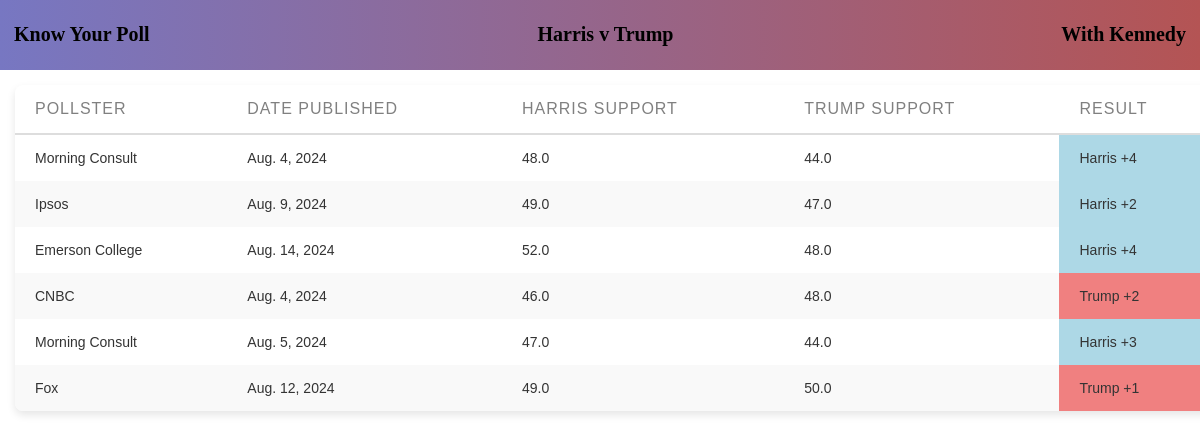
Before: / with the older database file.
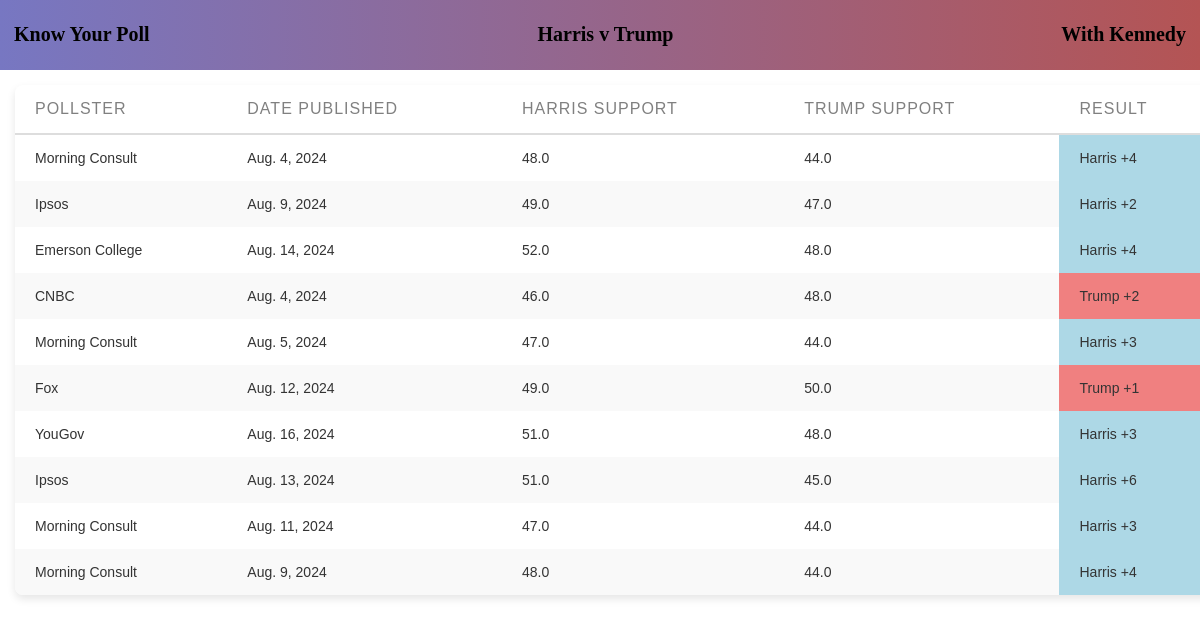
After: the same page with the newer database file.
### main/models.py (models this page shows, shortened)
class Poll(models.Model):
    harris_support = models.FloatField(null=False)
    trump_support = models.FloatField(null=False)
    third_party_support = models.FloatField(null=True, blank=True)
    region = models.CharField(null=False,max_length=50)
    date_published = models.DateField()
    link_to_poll = models.URLField(null=True)
    type_of_voters = models.CharField(max_length=50)
    number_of_respondents = models.IntegerField()
    pollster = models.ForeignKey(Pollster, on_delete=models.CASCADE,related_name="polls") #if pollster is deleted, models.CASCADE makes it so all polls by said pollster are also deleted.
    margin = models.IntegerField()

class Pollster(models.Model):
    name_of_pollster = models.CharField(max_length=75)
    info = models.TextField()
    quality_of_pollster = models.IntegerField(validators=[MinValueValidator(1), MaxValueValidator(5)])

### main/views.py (the view)
# urls.py: path("", views.Homepage.as_view(),name="home"),
class Homepage(ListView):
    template_name = "main/home_page.html"
    model = Poll
    context_object_name = "polls"
    def get_queryset(self):
        base_query = super().get_queryset()
        data = base_query.filter(third_party_support__isnull=True)
        return data

### main/templates/main/home_page.html (shortened to what this page needs)
{% extends "main/base.html" %}
{% load static %}
{% block css_styles %}
  <link rel="stylesheet" href="{% static "main/homepage.css" %}">
{% endblock %}
{% block content %}
<div class="container">
  <div id ="main-nav">
    <h1><a href="{% url "home"%}" style="text-decoration:none;">Know Your Poll</a></h1>
  </div>
  <div class="h2h">
    <h1>Harris v Trump</h1>
  </div>
  <div class="threewayrace">
    <h1><a href="{%url "threeway" %}" class="button">With Kennedy</a></h1>
  </div>
</div>
<table>
    <thead>
        <tr>
            <th>Pollster</th>
            <th>Date Published</th>
            <th>Harris Support</th>
            <th>Trump Support</th>
            <th>Result</th>
        </tr>
    </thead>
    <tbody>
        {% for poll in polls %}
        <tr>
            <td>{{ poll.pollster.name_of_pollster }}</td>
            <td>{{ poll.date_published }}</td>
            <td>{{ poll.harris_support }}</td>
            <td>{{ poll.trump_support }}</td>
            <td
                {% if poll.harris_support > poll.trump_support %}
                    style="background-color: lightblue;"
                {% elif poll.harris_support < poll.trump_support %}
                    style="background-color: lightcoral;"
                {% endif %}
            >
                {% if poll.harris_support > poll.trump_support %}
                    Harris +{{ poll.margin }}
                {% elif poll.harris_support < poll.trump_support %}
                    Trump +{{ poll.margin }}
                {% else %}
                    EVEN
                {% endif %}
            </td>
        </tr>
        {% endfor %}
    </tbody>
</table>
{% endblock %}

### main/templates/main/base.html (shortened to what this page needs)
<!DOCTYPE html>
<html lang="en">
<head>
    {%block css_styles %}{%endblock%}
</head>
<body>
    {% block content %}
    {% endblock %}
</body>
</html>

### main/static/main/homepage.css (style rules this page uses)
html { margin:0; padding:0; }
body { margin:0; padding:0; }
table { margin: 15px; width: 100%; border-collapse: collapse; box-shadow: 0 4px 8px rgba(0, 0, 0, 0.1); background-color: #ffffff; border-radius: 8px; overflow: hidden; font-family: 'Arial', sans-serif; }
th, td { padding: 15px 20px; text-align: left; }
th { background-color: transparent; color: grey; font-weight: normal; letter-spacing: 1px; text-transform: uppercase; border-bottom: 2px solid #dddddd; }
tr:nth-child(even) { background-color: #f9f9f9; }
td { border-right: none; font-size: 14px; color: #333333; }
td:last-child { border-right: none; }
tr:last-child td { border-bottom: none; }
.container { display:flex; width:100%; justify-content:space-between; align-items:center; background:linear-gradient(to right,rgb(119, 119, 194), rgb(180, 84, 84)); font-size:10px; }
.container > div { margin:10px; }
a { color:inherit; text-decoration:none; padding:2px 4px; cursor:pointer; }

Changed rows visible on the page:
added Poll: pollster.name_of_pollster "YouGov", date_published "Aug. 16, 2024", harris_support "51.0", trump_support "48.0", margin "3"
added Poll: pollster.name_of_pollster "Ipsos", date_published "Aug. 13, 2024", harris_support "51.0", trump_support "45.0", margin "6"
added Poll: pollster.name_of_pollster "Morning Consult", date_published "Aug. 11, 2024", harris_support "47.0", trump_support "44.0", margin "3"
added Poll: pollster.name_of_pollster "Morning Consult", date_published "Aug. 9, 2024", harris_support "48.0", trump_support "44.0", margin "4"
